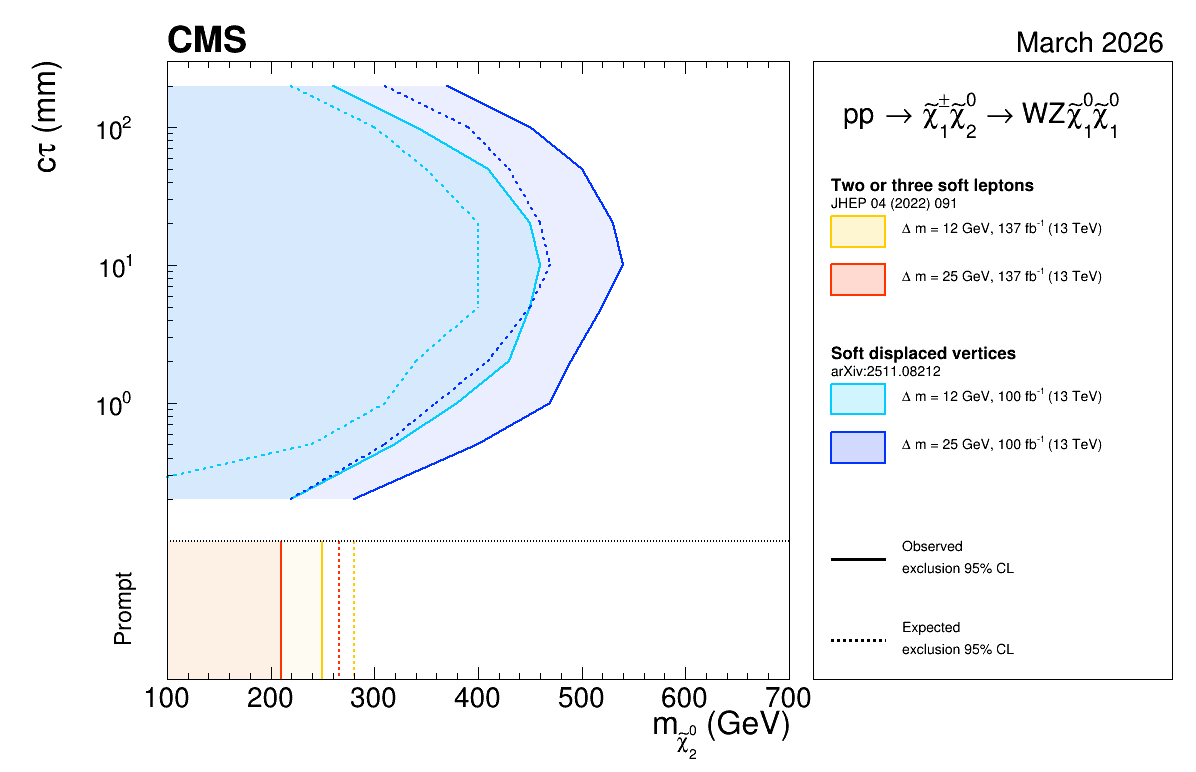

Source code (Python):
## Get the required files first.
#
# 
# !wget -O exo_24_033_12.csv "https://www.hepdata.net/download/table/ins3081697/Figure%2011a%20(upper%20left)%2C%20exclusion%20curves/1/csv"
# !wget -O exo_24_033_15.csv "https://www.hepdata.net/download/table/ins3081697/Figure%2011b%20(upper%20right)%2C%20exclusion%20curves/1/csv"
# !wget -O exo_24_033_20.csv "https://www.hepdata.net/download/table/ins3081697/Figure%2011c%20(lower%20left)%2C%20exclusion%20curves/1/csv"
# !wget -O exo_24_033_25.csv "https://www.hepdata.net/download/table/ins3081697/Figure%2011d%20(lower%20right)%2C%20exclusion%20curves/1/csv"
# These contain two tables per csv file, one for obs, one for exp.
# Manually split them into observed and expected csv files to easily read them as pandas dataframes.
#
#
# SUS-18-004 limits are obtained by eye from the Figure 8a of https://arxiv.org/pdf/2111.06296.


import numpy as np
import pandas as pd
from array import array
import ROOT
ROOT.gROOT.SetBatch(True)

sus_18_004_plus_obs = pd.read_csv('sus_18_004_plus_obs.csv', comment="#")
sus_18_004_plus_exp = pd.read_csv('sus_18_004_plus_exp.csv', comment="#")

sus_18_004_mins_obs = pd.read_csv('sus_18_004_mins_obs.csv', comment="#")
sus_18_004_mins_exp = pd.read_csv('sus_18_004_mins_exp.csv', comment="#")

exo_24_033_12_obs = pd.read_csv('exo_24_033_12_obs.csv', comment="#")
exo_24_033_15_obs = pd.read_csv('exo_24_033_15_obs.csv', comment="#")
exo_24_033_20_obs = pd.read_csv('exo_24_033_20_obs.csv', comment="#")
exo_24_033_25_obs = pd.read_csv('exo_24_033_25_obs.csv', comment="#")

exo_24_033_12_exp = pd.read_csv('exo_24_033_12_exp.csv', comment="#")
exo_24_033_15_exp = pd.read_csv('exo_24_033_15_exp.csv', comment="#")
exo_24_033_20_exp = pd.read_csv('exo_24_033_20_exp.csv', comment="#")
exo_24_033_25_exp = pd.read_csv('exo_24_033_25_exp.csv', comment="#")

# --- global style tweaks (CMS-like) ---
ROOT.gStyle.SetOptStat(0)
ROOT.gStyle.SetPadTickX(1)
ROOT.gStyle.SetPadTickY(1)

def make_graph(x, y, sort=2):
    x = np.asarray(x, dtype=float)
    y = np.asarray(y, dtype=float)

    m = np.isfinite(x) & np.isfinite(y)
    x = x[m]
    y = y[m]

    if sort == 2:
        order = np.argsort(y)
    elif sort == 1:
        order = np.argsort(x)
    else:
        order = np.arange(len(x))

    x = x[order]
    y = y[order]

    return ROOT.TGraph(len(x), array("d", x.tolist()), array("d", y.tolist()))

def make_left_exclusion(graph, xmin):
    """
    Create filled polygon for region LEFT of curve.
    Assumes graph is ordered in y.
    """
    n = graph.GetN()

    xs = [graph.GetPointX(i) for i in range(n)]
    ys = [graph.GetPointY(i) for i in range(n)]

    x0, y0 = xs[0], ys[0]
    x1, y1 = xs[-1], ys[-1]

    poly_x = [xmin, x0] + xs + [xmin, xmin]
    poly_y = [y0,   y0] + ys + [y1,   y0]

    return ROOT.TGraph(
        len(poly_x),
        array("d", poly_x),
        array("d", poly_y),
    )

# -----------------------------
# input columns
# -----------------------------
xcol = r'Observed $m$ excluded at 95%% CL [GeV]'
xcol_exp = r'Median expected $m$ excluded at 95%% CL [GeV]'
ycol = r'$c\tau$ [mm]'

# --- build observed / expected graphs ---
g_exo_24_033_12 = make_graph(exo_24_033_12_obs[xcol], exo_24_033_12_obs[ycol], sort=2)
g_exo_24_033_25 = make_graph(exo_24_033_25_obs[xcol], exo_24_033_25_obs[ycol], sort=2)

g_exo_24_033_12_exp = make_graph(exo_24_033_12_exp[xcol_exp], exo_24_033_12_exp[ycol], sort=2)
g_exo_24_033_25_exp = make_graph(exo_24_033_25_exp[xcol_exp], exo_24_033_25_exp[ycol], sort=2)

# --- colors / styles ---
col_sus_18_004_12 = ROOT.kOrange
col_sus_18_004_25 = ROOT.kOrange + 10
col_exo_24_033_12 = ROOT.kAzure + 10
col_exo_24_033_25 = ROOT.kAzure

g_exo_24_033_12.SetLineColor(col_exo_24_033_12)
g_exo_24_033_12.SetLineWidth(2)

g_exo_24_033_25.SetLineColor(col_exo_24_033_25)
g_exo_24_033_25.SetLineWidth(2)

g_exo_24_033_12_exp.SetLineColor(col_exo_24_033_12)
g_exo_24_033_12_exp.SetLineWidth(2)
g_exo_24_033_12_exp.SetLineStyle(2)

g_exo_24_033_25_exp.SetLineColor(col_exo_24_033_25)
g_exo_24_033_25_exp.SetLineWidth(2)
g_exo_24_033_25_exp.SetLineStyle(2)

# --- canvas ---
c = ROOT.TCanvas("c", "", 1200, 800)
c.SetLogy()

c.SetLeftMargin(0.14)
c.SetRightMargin(0.34)
c.SetTopMargin(0.08)
c.SetBottomMargin(0.12)

xmin, xmax = 100, 700
ymin, ymax = 1e-2, 3e2

# --- frame ---
frame = ROOT.TH1F("frame", "", 100, xmin, xmax)
frame.SetMinimum(ymin)
frame.SetMaximum(ymax)

frame.GetXaxis().SetTitle("m_{#tilde{#chi}^{0}_{2}} (GeV)")
frame.GetYaxis().SetTitle("c#tau (mm)")

frame.GetXaxis().SetTitleSize(0.045)
frame.GetYaxis().SetTitleSize(0.045)
frame.GetXaxis().SetLabelSize(0.04)
frame.GetYaxis().SetLabelSize(0.04)
frame.GetYaxis().SetTitleOffset(1.4)

frame.Draw()

# -------------------------------------------------
# Hide ROOT y-axis ticks and labels
# -------------------------------------------------
frame.GetYaxis().SetTickLength(0)
frame.GetYaxis().SetMoreLogLabels(False)
frame.GetYaxis().SetNoExponent(True)
frame.GetYaxis().SetLabelOffset(999)

# -------------------------------------------------
# Draw custom major + minor ticks only for y >= 1e-1
# -------------------------------------------------
major_tick = ROOT.TLine()
major_tick.SetLineWidth(1)

minor_tick = ROOT.TLine()
minor_tick.SetLineWidth(1)

major_len = (xmax - xmin) * 0.015
minor_len = (xmax - xmin) * 0.008

major_ticks = [1, 10, 100]
for y in major_ticks:
    if ymin <= y <= ymax:
        major_tick.DrawLine(xmin, y, xmin + major_len, y)

for decade in [-1, 0, 1, 2]:
    base = 10 ** decade
    for m in range(2, 10):
        y = m * base
        if y < 1e-1:
            continue
        if ymin <= y <= ymax:
            minor_tick.DrawLine(xmin, y, xmin + minor_len, y)

# -------------------------------------------------
# Draw custom y-axis labels
# -------------------------------------------------
latex_axis = ROOT.TLatex()
latex_axis.SetTextFont(42)
latex_axis.SetTextSize(0.035)
latex_axis.SetTextAlign(32)

labels = [
    (1, "10^{0}"),
    (10, "10^{1}"),
    (100, "10^{2}"),
]

for y, label in labels:
    latex_axis.DrawLatex(xmin - 35, y, label)

# --- shaded exclusion region ---
h_exo_24_033_12 = make_left_exclusion(g_exo_24_033_12, xmin)
h_exo_24_033_12.SetFillColorAlpha(col_exo_24_033_12, 0.08)
h_exo_24_033_12.SetLineWidth(0)
h_exo_24_033_12.Draw("F SAME")

h_exo_24_033_25 = make_left_exclusion(g_exo_24_033_25, xmin)
h_exo_24_033_25.SetFillColorAlpha(col_exo_24_033_25, 0.08)
h_exo_24_033_25.SetLineWidth(0)
h_exo_24_033_25.Draw("F SAME")

# --- observed / expected curves ---
g_exo_24_033_12.Draw("L SAME")
g_exo_24_033_25.Draw("L SAME")
g_exo_24_033_12_exp.Draw("L SAME")
g_exo_24_033_25_exp.Draw("L SAME")

# --- prompt region from SUS-18-004 (by eye) ---
ymin_frame = frame.GetMinimum()

h_sus_18_004_12 = ROOT.TBox(xmin, ymin_frame, 250, 0.1)
h_sus_18_004_12.SetFillColorAlpha(ROOT.kOrange, 0.05)
h_sus_18_004_12.SetLineWidth(0)
h_sus_18_004_12.Draw("SAME")

h_sus_18_004_25 = ROOT.TBox(xmin, ymin_frame, 210, 0.1)
h_sus_18_004_25.SetFillColorAlpha(ROOT.kOrange+10, 0.05)
h_sus_18_004_25.SetLineWidth(0)
h_sus_18_004_25.Draw("SAME")

g_sus_18_004_12 = ROOT.TLine(250, ymin_frame, 250, 0.1)
g_sus_18_004_12.SetLineStyle(1)
g_sus_18_004_12.SetLineColor(col_sus_18_004_12)
g_sus_18_004_12.SetLineWidth(2)
g_sus_18_004_12.Draw()

g_sus_18_004_12_exp = ROOT.TLine(280, ymin_frame, 280, 0.1)
g_sus_18_004_12_exp.SetLineStyle(2)
g_sus_18_004_12_exp.SetLineColor(col_sus_18_004_12)
g_sus_18_004_12_exp.SetLineWidth(2)
g_sus_18_004_12_exp.Draw()

g_sus_18_004_25 = ROOT.TLine(210, ymin_frame, 210, 0.1)
g_sus_18_004_25.SetLineStyle(1)
g_sus_18_004_25.SetLineColor(col_sus_18_004_25)
g_sus_18_004_25.SetLineWidth(2)
g_sus_18_004_25.Draw()

g_sus_18_004_25_exp = ROOT.TLine(266, ymin_frame, 266, 0.1)
g_sus_18_004_25_exp.SetLineStyle(2)
g_sus_18_004_25_exp.SetLineColor(col_sus_18_004_25)
g_sus_18_004_25_exp.SetLineWidth(2)
g_sus_18_004_25_exp.Draw()

# --- horizontal dashed line for prompt region boundary ---
line_ctau = ROOT.TLine(xmin, 0.1, xmax, 0.1)
line_ctau.SetLineColor(ROOT.kBlack)
line_ctau.SetLineStyle(3)
line_ctau.SetLineWidth(2)
line_ctau.Draw("SAME")

# --- prompt text on y-axis, rotated 90 degrees ---
latex_prompt = ROOT.TLatex()
latex_prompt.SetNDC(True)
latex_prompt.SetTextFont(42)
latex_prompt.SetTextSize(0.032)
latex_prompt.SetTextAngle(90)
latex_prompt.SetTextAlign(22)   # centered
latex_prompt.DrawLatex(0.105, 0.21, "Prompt")

# -----------------------------
# custom right-side panel
# -----------------------------
panel_objs = []

panel = ROOT.TPave(0.68, 0.12, 0.98, 0.92, 1, "brNDC")
panel.SetFillColor(ROOT.kWhite)
panel.SetFillStyle(1001)
panel.SetLineColor(ROOT.kBlack)
panel.SetLineWidth(1)
panel.Draw()
panel_objs.append(panel)

# normal text
latex_leg = ROOT.TLatex()
latex_leg.SetNDC()
latex_leg.SetTextFont(42)
latex_leg.SetTextSize(0.020)
panel_objs.append(latex_leg)

# larger bold text
latex_leg_bold = ROOT.TLatex()
latex_leg_bold.SetNDC()
latex_leg_bold.SetTextFont(42)
latex_leg_bold.SetTextSize(0.024)
panel_objs.append(latex_leg_bold)

# panel geometry
x_box1 = 0.695
x_box2 = 0.740
x_text = 0.755

box_h = 0.020
dy = 0.145
y = 0.855

# --- SUS-18-004, Δm = 12 GeV
y -= dy
b_sus_18_004_12 = ROOT.TPave(x_box1, y - box_h - 0.010, x_box2, y + box_h - 0.010, 1, "NDC")
b_sus_18_004_12.SetFillColorAlpha(col_sus_18_004_12, 0.18)
b_sus_18_004_12.SetLineColor(col_sus_18_004_12)
b_sus_18_004_12.SetLineWidth(2)
b_sus_18_004_12.Draw()
panel_objs.append(b_sus_18_004_12)

latex_leg_bold.DrawLatex(x_text - 0.060, y + 0.042, "#bf{Two or three soft leptons}")
latex_leg.DrawLatex(x_text - 0.060, y + 0.020, "JHEP 04 (2022) 091")
latex_leg.DrawLatex(x_text, y - 0.012, "#Delta m = 12 GeV, 137 fb^{-1} (13 TeV)")

# --- SUS-18-004, Δm = 25 GeV
y -= dy * 0.50
b_sus_18_004_25 = ROOT.TPave(x_box1, y - box_h, x_box2, y + box_h, 1, "NDC")
b_sus_18_004_25.SetFillColorAlpha(col_sus_18_004_25, 0.18)
b_sus_18_004_25.SetLineColor(col_sus_18_004_25)
b_sus_18_004_25.SetLineWidth(2)
b_sus_18_004_25.Draw()
panel_objs.append(b_sus_18_004_25)

latex_leg.DrawLatex(x_text, y - 0.002, "#Delta m = 25 GeV, 137 fb^{-1} (13 TeV)")
# latex_leg.DrawLatex(x_text, y - 0.030, "JHEP 04 (2022) 091")

# --- EXO-24-033, Δm = 12 GeV
y -= dy
b_exo_24_033_12 = ROOT.TPave(x_box1, y - box_h - 0.010, x_box2, y + box_h - 0.010, 1, "NDC")
b_exo_24_033_12.SetFillColorAlpha(col_exo_24_033_12, 0.18)
b_exo_24_033_12.SetLineColor(col_exo_24_033_12)
b_exo_24_033_12.SetLineWidth(2)
b_exo_24_033_12.Draw()
panel_objs.append(b_exo_24_033_12)

latex_leg_bold.DrawLatex(x_text - 0.060, y + 0.042, "#bf{Soft displaced vertices}")
latex_leg.DrawLatex(x_text - 0.060, y + 0.020, "arXiv:2511.08212")
latex_leg.DrawLatex(x_text, y - 0.012, "#Delta m = 12 GeV, 100 fb^{-1} (13 TeV)")
# latex_leg.DrawLatex(x_text, y - 0.030, "arXiv:2511.08212")

# --- EXO-24-033, Δm = 25 GeV
y -= dy * 0.50
b_exo_24_033_25 = ROOT.TPave(x_box1, y - box_h, x_box2, y + box_h, 1, "NDC")
b_exo_24_033_25.SetFillColorAlpha(col_exo_24_033_25, 0.18)
b_exo_24_033_25.SetLineColor(col_exo_24_033_25)
b_exo_24_033_25.SetLineWidth(2)
b_exo_24_033_25.Draw()
panel_objs.append(b_exo_24_033_25)

# latex_leg_bold.DrawLatex(x_text, y + 0.022, "#bf{Soft displaced vertices}")
latex_leg.DrawLatex(x_text, y - 0.002, "#Delta m = 25 GeV, 100 fb^{-1} (13 TeV)")
# latex_leg.DrawLatex(x_text, y - 0.030, "arXiv:2511.08212")

# --- observed / expected samples: line + marker + text
y -= dy

# observed row
obs_line = ROOT.TLine(x_box1, y, x_box2, y)
obs_line.SetNDC()
obs_line.SetLineColor(ROOT.kBlack)
obs_line.SetLineStyle(1)
obs_line.SetLineWidth(3)
obs_line.Draw()
panel_objs.append(obs_line)

latex_leg.DrawLatex(x_text, y + 0.010, "Observed")
latex_leg.DrawLatex(x_text, y - 0.018, "exclusion 95% CL")

# expected row
y -= dy * 0.72

exp_line = ROOT.TLine(x_box1, y, x_box2, y)
exp_line.SetNDC()
exp_line.SetLineColor(ROOT.kBlack)
exp_line.SetLineStyle(2)
exp_line.SetLineWidth(3)
exp_line.Draw()
panel_objs.append(exp_line)

latex_leg.DrawLatex(x_text, y + 0.010, "Expected")
latex_leg.DrawLatex(x_text, y - 0.018, "exclusion 95% CL")

# --- CMS labels ---
latex_ndc = ROOT.TLatex()
latex_ndc.SetNDC()

latex_ndc.SetTextFont(62)
latex_ndc.SetTextSize(0.05)
latex_ndc.DrawLatex(0.14, 0.932, "CMS")

# latex_ndc.SetTextFont(42)
# latex_ndc.SetTextSize(0.04)
# latex_ndc.DrawLatex(0.55, 0.932, "138 fb^{-1} (13 TeV)")

latex_ndc.SetTextFont(42)
latex_ndc.SetTextSize(0.04)
latex_ndc.DrawLatex(0.85, 0.932, "March 2026")

latex_ndc.SetTextFont(42)
latex_ndc.SetTextSize(0.04)
latex_ndc.DrawLatex(
    0.705, 0.84,
    "pp #rightarrow #tilde{#chi}^{#pm}_{1}#tilde{#chi}^{0}_{2} #rightarrow WZ#tilde{#chi}^{0}_{1}#tilde{#chi}^{0}_{1}"
)

c.RedrawAxis()
c.Update()
c.Draw()
c.SaveAs("c1n2_v3.png")
c.SaveAs("c1n2_v3.pdf")
